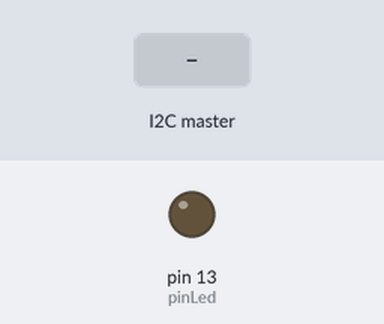
A sketch run on a simulated Arduino Uno, built with avr-gcc and run on an emulated ATmega328P. On the bench: output pins drawn as LEDs (lit = HIGH). Inputs (shaded band) come from the test bench.

Above: at 1.2 s.
1.3 s: the I2C master sends the byte 1
At 2.4 s:
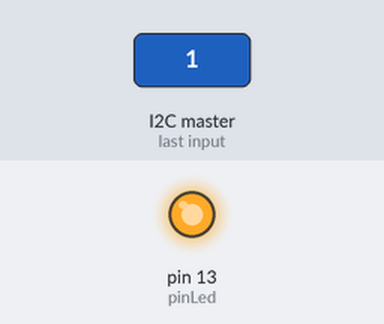
2.8 s: the I2C master sends the byte 0
At 3.5 s:
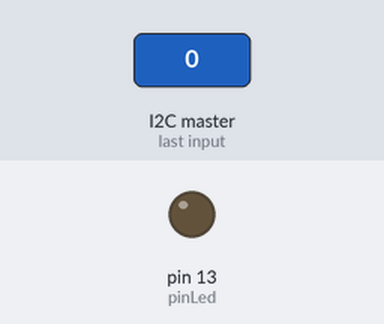
Timing chart, 0 to 5.8 s (numbered marks = the images above; inputs shaded):
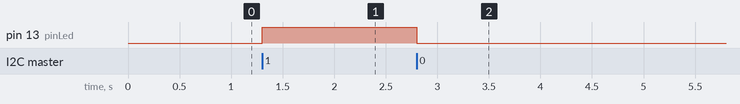

The sketch:

fantastic_jofo_elzing2.ino
```cpp
#include <Wire.h>
int pinLed=13;
int x =0;

void setup()
{
  Wire.begin(1);
  Wire.onReceive(receiveEvent);
  pinMode(pinLed, OUTPUT);
}

void loop()
{
  delay(100);
}

void receiveEvent(int howMany){

x = Wire.read();

  if (x == 1){

        digitalWrite(pinLed,HIGH);
  }
  else{
        digitalWrite(pinLed,LOW);
  }
}
```

Measured:
- after the input at 1.3 s, pin 13 (pinLed): LOW → HIGH at once
- after the input at 2.8 s, pin 13 (pinLed): HIGH → LOW at once
